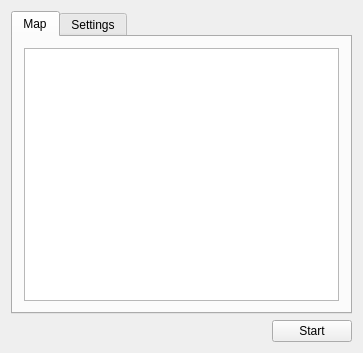
<?xml version="1.0" encoding="UTF-8"?>
<ui version="4.0">
 <class>Launcher</class>
 <widget class="QMainWindow" name="Launcher">
  <property name="geometry">
   <rect>
    <x>0</x>
    <y>0</y>
    <width>326</width>
    <height>327</height>
   </rect>
  </property>
  <property name="sizePolicy">
   <sizepolicy hsizetype="Preferred" vsizetype="Preferred">
    <horstretch>0</horstretch>
    <verstretch>0</verstretch>
   </sizepolicy>
  </property>
  <property name="windowTitle">
   <string>Towerdefense-Launcher</string>
  </property>
  <widget class="QWidget" name="centralWidget">
   <property name="sizePolicy">
    <sizepolicy hsizetype="Expanding" vsizetype="Preferred">
     <horstretch>0</horstretch>
     <verstretch>0</verstretch>
    </sizepolicy>
   </property>
   <layout class="QVBoxLayout" name="verticalLayout">
    <item>
     <widget class="QTabWidget" name="tabWidget">
      <property name="currentIndex">
       <number>0</number>
      </property>
      <widget class="QWidget" name="mapTab">
       <attribute name="title">
        <string>Map</string>
       </attribute>
       <layout class="QGridLayout" name="gridLayout">
        <item row="0" column="0">
         <widget class="QListWidget" name="mapListWidget">
          <property name="sortingEnabled">
           <bool>true</bool>
          </property>
         </widget>
        </item>
       </layout>
      </widget>
      <widget class="QWidget" name="settingsTab">
       <attribute name="title">
        <string>Settings</string>
       </attribute>
       <layout class="QGridLayout" name="gridLayout_2">
        <item row="0" column="0">
         <widget class="QLabel" name="stereoLabel">
          <property name="text">
           <string>Stereo</string>
          </property>
         </widget>
        </item>
        <item row="0" column="2">
         <widget class="QComboBox" name="stereoComboBox">
          <item>
           <property name="text">
            <string>Off</string>
           </property>
          </item>
          <item>
           <property name="text">
            <string>On</string>
           </property>
          </item>
          <item>
           <property name="text">
            <string>Anaglyphic</string>
           </property>
          </item>
          <item>
           <property name="text">
            <string>Quad buffer</string>
           </property>
          </item>
          <item>
           <property name="text">
            <string>Horizontal split</string>
           </property>
          </item>
          <item>
           <property name="text">
            <string>Vertical split</string>
           </property>
          </item>
          <item>
           <property name="text">
            <string>Left eye</string>
           </property>
          </item>
          <item>
           <property name="text">
            <string>Right eye</string>
           </property>
          </item>
          <item>
           <property name="text">
            <string>Horizontal interlace</string>
           </property>
          </item>
          <item>
           <property name="text">
            <string>Vertical interlace</string>
           </property>
          </item>
          <item>
           <property name="text">
            <string>Checkerboard</string>
           </property>
          </item>
         </widget>
        </item>
        <item row="2" column="0">
         <widget class="QLabel" name="screenLabel">
          <property name="text">
           <string>Screen</string>
          </property>
         </widget>
        </item>
        <item row="1" column="0">
         <widget class="QLabel" name="multiSampleLabel">
          <property name="text">
           <string>MultiSample</string>
          </property>
         </widget>
        </item>
        <item row="1" column="2">
         <widget class="QSpinBox" name="multiSampleSpinBox">
          <property name="alignment">
           <set>Qt::AlignRight|Qt::AlignTrailing|Qt::AlignVCenter</set>
          </property>
          <property name="maximum">
           <number>16</number>
          </property>
          <property name="value">
           <number>4</number>
          </property>
         </widget>
        </item>
        <item row="2" column="1">
         <widget class="QRadioButton" name="allDisplaysRadioButton">
          <property name="text">
           <string>All displays</string>
          </property>
          <property name="checked">
           <bool>true</bool>
          </property>
         </widget>
        </item>
        <item row="3" column="1">
         <widget class="QRadioButton" name="singleDisplayRadioButton">
          <property name="text">
           <string>Single display</string>
          </property>
         </widget>
        </item>
        <item row="6" column="1">
         <spacer name="verticalSpacer">
          <property name="orientation">
           <enum>Qt::Vertical</enum>
          </property>
          <property name="sizeHint" stdset="0">
           <size>
            <width>20</width>
            <height>40</height>
           </size>
          </property>
         </spacer>
        </item>
        <item row="3" column="2">
         <widget class="QSpinBox" name="singleDisplaySpinBox">
          <property name="alignment">
           <set>Qt::AlignRight|Qt::AlignTrailing|Qt::AlignVCenter</set>
          </property>
          <property name="minimum">
           <number>0</number>
          </property>
          <property name="value">
           <number>0</number>
          </property>
         </widget>
        </item>
        <item row="4" column="2">
         <layout class="QFormLayout" name="windowModeFormLayout">
          <item row="1" column="0">
           <widget class="QLabel" name="windowModePosXLabel">
            <property name="text">
             <string>X:</string>
            </property>
           </widget>
          </item>
          <item row="1" column="1">
           <widget class="QSpinBox" name="windowModePosXSpinBox">
            <property name="minimumSize">
             <size>
              <width>0</width>
              <height>0</height>
             </size>
            </property>
            <property name="baseSize">
             <size>
              <width>0</width>
              <height>0</height>
             </size>
            </property>
            <property name="alignment">
             <set>Qt::AlignRight|Qt::AlignTrailing|Qt::AlignVCenter</set>
            </property>
            <property name="minimum">
             <number>0</number>
            </property>
            <property name="maximum">
             <number>999999</number>
            </property>
            <property name="value">
             <number>50</number>
            </property>
           </widget>
          </item>
          <item row="2" column="1">
           <widget class="QSpinBox" name="windowModePosYSpinBox">
            <property name="alignment">
             <set>Qt::AlignRight|Qt::AlignTrailing|Qt::AlignVCenter</set>
            </property>
            <property name="maximum">
             <number>999999</number>
            </property>
            <property name="value">
             <number>50</number>
            </property>
           </widget>
          </item>
          <item row="3" column="1">
           <widget class="QSpinBox" name="windowModeWidthSpinBox">
            <property name="alignment">
             <set>Qt::AlignRight|Qt::AlignTrailing|Qt::AlignVCenter</set>
            </property>
            <property name="maximum">
             <number>999999</number>
            </property>
            <property name="value">
             <number>1024</number>
            </property>
           </widget>
          </item>
          <item row="4" column="1">
           <widget class="QSpinBox" name="windowModeHeightSpinBox">
            <property name="alignment">
             <set>Qt::AlignRight|Qt::AlignTrailing|Qt::AlignVCenter</set>
            </property>
            <property name="maximum">
             <number>999999</number>
            </property>
            <property name="value">
             <number>768</number>
            </property>
           </widget>
          </item>
          <item row="2" column="0">
           <widget class="QLabel" name="windowModePosYLabel">
            <property name="text">
             <string>Y:</string>
            </property>
           </widget>
          </item>
          <item row="3" column="0">
           <widget class="QLabel" name="windowModeWidthLabel">
            <property name="text">
             <string>Width:</string>
            </property>
           </widget>
          </item>
          <item row="4" column="0">
           <widget class="QLabel" name="windowModeHeightLabel">
            <property name="text">
             <string>Height:</string>
            </property>
           </widget>
          </item>
          <item row="0" column="1">
           <widget class="QSpinBox" name="windowModeDisplaySpinBox">
            <property name="alignment">
             <set>Qt::AlignRight|Qt::AlignTrailing|Qt::AlignVCenter</set>
            </property>
           </widget>
          </item>
          <item row="0" column="0">
           <widget class="QLabel" name="windowModeDisplayLabel">
            <property name="text">
             <string>Display:</string>
            </property>
           </widget>
          </item>
         </layout>
        </item>
        <item row="4" column="1">
         <layout class="QVBoxLayout" name="windowModeVerticalLayout">
          <item>
           <widget class="QRadioButton" name="windowModeRadioButton">
            <property name="text">
             <string>Window mode</string>
            </property>
           </widget>
          </item>
          <item>
           <spacer name="windowModeVerticalSpacer">
            <property name="orientation">
             <enum>Qt::Vertical</enum>
            </property>
            <property name="sizeHint" stdset="0">
             <size>
              <width>20</width>
              <height>40</height>
             </size>
            </property>
           </spacer>
          </item>
         </layout>
        </item>
        <item row="0" column="5">
         <spacer name="stereoHorizontalSpacer">
          <property name="orientation">
           <enum>Qt::Horizontal</enum>
          </property>
          <property name="sizeHint" stdset="0">
           <size>
            <width>40</width>
            <height>20</height>
           </size>
          </property>
         </spacer>
        </item>
       </layout>
      </widget>
     </widget>
    </item>
    <item>
     <layout class="QHBoxLayout" name="horizontalLayout">
      <item>
       <spacer name="horizontalSpacer">
        <property name="orientation">
         <enum>Qt::Horizontal</enum>
        </property>
        <property name="sizeHint" stdset="0">
         <size>
          <width>40</width>
          <height>20</height>
         </size>
        </property>
       </spacer>
      </item>
      <item>
       <widget class="QPushButton" name="startButton">
        <property name="text">
         <string>Start</string>
        </property>
       </widget>
      </item>
     </layout>
    </item>
   </layout>
  </widget>
 </widget>
 <layoutdefault spacing="6" margin="11"/>
 <resources/>
 <connections>
  <connection>
   <sender>startButton</sender>
   <signal>clicked()</signal>
   <receiver>Launcher</receiver>
   <slot>startGame()</slot>
   <hints>
    <hint type="sourcelabel">
     <x>641</x>
     <y>380</y>
    </hint>
    <hint type="destinationlabel">
     <x>344</x>
     <y>200</y>
    </hint>
   </hints>
  </connection>
 </connections>
</ui>
